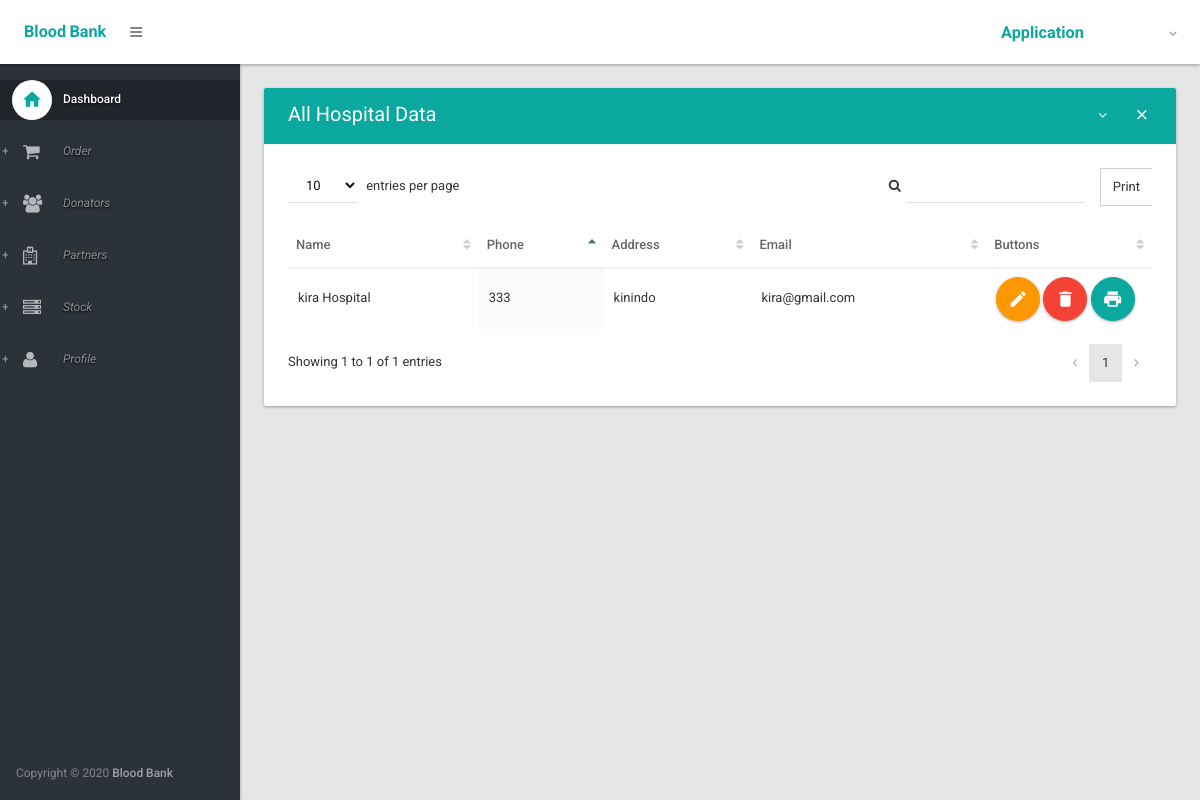
Page /hospital_list/ on the committed database.
### blood/models.py (models this page shows, shortened)
class Hospital(models.Model):
    name = models.CharField(max_length=30)
    address = models.CharField(max_length=30)
    phone = models.CharField(max_length=30)
    email = models.CharField(max_length=30)

### blood/views.py (the view)
# urls.py: path('hospital_list/', HospitalListView.as_view(), name='hospital_list'),
class HospitalListView(ListView):
    template_name = 'hospital_list.html'
    model = Hospital

### blood/templates/hospital_list.html (shortened to what this page needs)
{% extends 'layout.html' %}
{% block body %}
<section>
    <div class="section-body">
        <div class="row">
            <div class="col-lg-12">
                <div class="card">
                    <div class="card-head style-primary">
                        <header>All Hospital Data</header>
                        <div class="tools">
                            <a class="btn btn-icon-toggle btn-collapse"><i class="fa fa-angle-down"></i></a>
                            <a class="btn btn-icon-toggle btn-close"><i class="md md-close"></i></a>
                        </div>
                    </div>
                    <div class="card-body">
                        <div class="table-responsive">
                            <table id="datatable2" class="table order-column hover">
                                <thead>
                                    <tr>
                                        <th>Name</th>
                                        <th>Phone</th>
                                        <th>Address</th>
                                        <th>Email</th>
                                        <th width="150px">Buttons</th>
                                    </tr>
                                </thead>
                                <tbody>
                                    {% for hospital in object_list %}
                                        <tr class="gradeX">
                                            <td>{{ hospital.name }}</td>
                                            <td>{{ hospital.phone }}</td>
                                            <td>{{ hospital.address }}</td>
                                            <td>{{ hospital.email }}</td>
                                            <td>
                                                <a href="{% url 'hospital_update' hospital.id %}" class="btn ink-reaction btn-floating-action btn-warning"><i class="md md-edit"></i> </a>
                                                <a href="{% url 'hospital_delete' hospital.id %}" class="btn ink-reaction btn-floating-action btn-danger" ><i class="md md-delete"></i> </a>
                                                <a href="#" class="btn ink-reaction btn-floating-action btn-primary"><i class="md md-print"></i> </a>
                                            </td>
                                        </tr>
                                    {% endfor %}
                                </tbody>
                            </table>
                        </div>
                    </div>
                </div>
            </div>
        </div>
    </div>
</section>
                {% endblock %}

### rows in the picture
Hospital: name "kira Hospital", phone "333", address "kinindo", email "kira@gmail.com"
